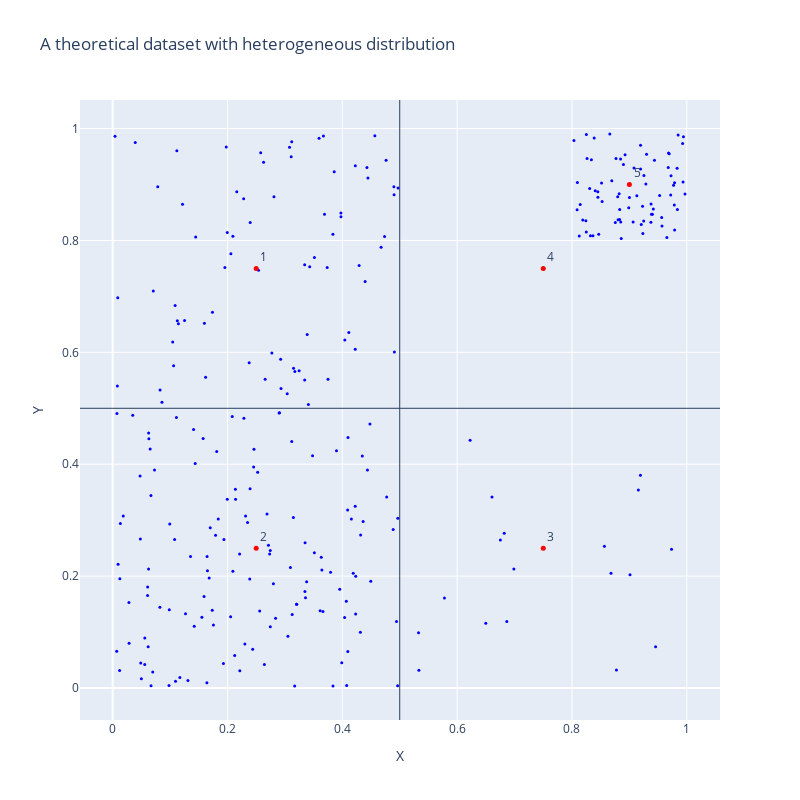

Source (notebook cell):
### Code cell
# Visualization for 2D
fig = go.Figure()

# Add the points
fig.add_trace(go.Scatter(
    x=dataset_points_th[:, 0], 
    y=dataset_points_th[:, 1], 
    mode='markers', 
    marker=dict(color='blue', size=3),
    name='Dataset points'
))
fig.add_trace(go.Scatter(
    x=batch_points_th[:, 0], 
    y=batch_points_th[:, 1], 
    mode='markers+text', 
    text=[str(i + 1) for i in range(len(batch_points_th))],  # Add numbers from 1 to n
    textposition='top right',  # Position the text next to the points
    marker=dict(color='red', size=5),
    name='Batch points'
))

# Add vertical and horizontal lines to split the plane into 4 equal squares
fig.add_hline(0.5, line_width=1)
fig.add_vline(0.5, line_width=1)

# Update the layout
fig.update_layout(
    title='A theoretical dataset with heterogeneous distribution',
    xaxis_title='X',
    yaxis_title='Y',
    showlegend=False,
    width=800,
    height=800
)

# Show the plot
fig.show()

### Figure 1 — Plotly figure (JSON) as saved in the notebook; plotly's stock layout.template omitted (floating-point values rounded to 4 significant figures; data arrays with more than 128 entries replaced by an {"elided": "..."} marker saying what was removed)
{"data": [{"marker": {"color": "blue", "size": 3}, "mode": "markers", "name": "Dataset points", "type": "scatter", "x": {"elided": "300 float values"}, "y": {"elided": "300 float values"}}, {"marker": {"color": "red", "size": 5}, "mode": "markers+text", "name": "Batch points", "text": ["1", "2", "3", "4", "5"], "textposition": "top right", "type": "scatter", "x": [0.25, 0.25, 0.75, 0.75, 0.9], "y": [0.75, 0.25, 0.25, 0.75, 0.9]}], "layout": {"height": 800, "shapes": [{"line": {"width": 1}, "type": "line", "x0": 0, "x1": 1, "xref": "x domain", "y0": 0.5, "y1": 0.5, "yref": "y"}, {"line": {"width": 1}, "type": "line", "x0": 0.5, "x1": 0.5, "xref": "x", "y0": 0, "y1": 1, "yref": "y domain"}], "showlegend": false, "title": {"text": "A theoretical dataset with heterogeneous distribution"}, "width": 800, "xaxis": {"title": {"text": "X"}}, "yaxis": {"title": {"text": "Y"}}}}
